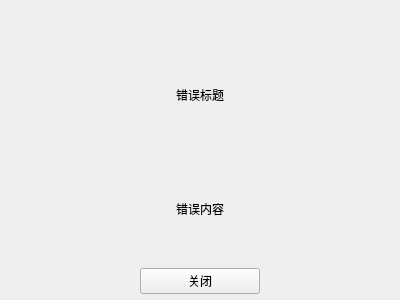
<?xml version="1.0" encoding="UTF-8"?>
<ui version="4.0">
 <class>ErrorDialog</class>
 <widget class="QDialog" name="ErrorDialog">
  <property name="geometry">
   <rect>
    <x>0</x>
    <y>0</y>
    <width>400</width>
    <height>300</height>
   </rect>
  </property>
  <property name="windowTitle">
   <string>Dialog</string>
  </property>
  <layout class="QVBoxLayout" name="verticalLayout" stretch="1,6,1">
   <property name="spacing">
    <number>0</number>
   </property>
   <property name="leftMargin">
    <number>10</number>
   </property>
   <property name="topMargin">
    <number>0</number>
   </property>
   <property name="rightMargin">
    <number>10</number>
   </property>
   <property name="bottomMargin">
    <number>0</number>
   </property>
   <item>
    <widget class="QWidget" name="widget" native="true">
     <layout class="QHBoxLayout" name="horizontalLayout" stretch="1,0,0">
      <property name="spacing">
       <number>20</number>
      </property>
      <property name="leftMargin">
       <number>0</number>
      </property>
      <property name="topMargin">
       <number>0</number>
      </property>
      <property name="rightMargin">
       <number>0</number>
      </property>
      <property name="bottomMargin">
       <number>0</number>
      </property>
      <item>
       <spacer name="horizontalSpacer">
        <property name="orientation">
         <enum>Qt::Horizontal</enum>
        </property>
        <property name="sizeHint" stdset="0">
         <size>
          <width>257</width>
          <height>20</height>
         </size>
        </property>
       </spacer>
      </item>
      <item>
       <widget class="QPushButton" name="minBtn">
        <property name="minimumSize">
         <size>
          <width>40</width>
          <height>40</height>
         </size>
        </property>
        <property name="maximumSize">
         <size>
          <width>40</width>
          <height>40</height>
         </size>
        </property>
        <property name="text">
         <string/>
        </property>
        <property name="flat">
         <bool>true</bool>
        </property>
       </widget>
      </item>
      <item>
       <widget class="QPushButton" name="closeBtn">
        <property name="minimumSize">
         <size>
          <width>40</width>
          <height>40</height>
         </size>
        </property>
        <property name="maximumSize">
         <size>
          <width>40</width>
          <height>40</height>
         </size>
        </property>
        <property name="text">
         <string/>
        </property>
        <property name="flat">
         <bool>true</bool>
        </property>
       </widget>
      </item>
     </layout>
    </widget>
   </item>
   <item>
    <widget class="QWidget" name="widget_2" native="true">
     <layout class="QVBoxLayout" name="verticalLayout_2">
      <property name="spacing">
       <number>5</number>
      </property>
      <property name="leftMargin">
       <number>0</number>
      </property>
      <property name="topMargin">
       <number>0</number>
      </property>
      <property name="rightMargin">
       <number>0</number>
      </property>
      <property name="bottomMargin">
       <number>0</number>
      </property>
      <item>
       <widget class="QLabel" name="label">
        <property name="text">
         <string>错误标题</string>
        </property>
        <property name="alignment">
         <set>Qt::AlignCenter</set>
        </property>
        <property name="wordWrap">
         <bool>true</bool>
        </property>
       </widget>
      </item>
      <item>
       <widget class="QLabel" name="label_2">
        <property name="text">
         <string>错误内容</string>
        </property>
        <property name="alignment">
         <set>Qt::AlignCenter</set>
        </property>
        <property name="wordWrap">
         <bool>true</bool>
        </property>
       </widget>
      </item>
     </layout>
    </widget>
   </item>
   <item>
    <widget class="QWidget" name="widget_3" native="true">
     <layout class="QHBoxLayout" name="horizontalLayout_2" stretch="1,1,1">
      <property name="spacing">
       <number>20</number>
      </property>
      <property name="leftMargin">
       <number>10</number>
      </property>
      <property name="topMargin">
       <number>0</number>
      </property>
      <property name="rightMargin">
       <number>10</number>
      </property>
      <property name="bottomMargin">
       <number>0</number>
      </property>
      <item>
       <spacer name="horizontalSpacer_2">
        <property name="orientation">
         <enum>Qt::Horizontal</enum>
        </property>
        <property name="sizeHint" stdset="0">
         <size>
          <width>40</width>
          <height>20</height>
         </size>
        </property>
       </spacer>
      </item>
      <item>
       <widget class="QPushButton" name="pushButton">
        <property name="text">
         <string>关闭</string>
        </property>
       </widget>
      </item>
      <item>
       <spacer name="horizontalSpacer_3">
        <property name="orientation">
         <enum>Qt::Horizontal</enum>
        </property>
        <property name="sizeHint" stdset="0">
         <size>
          <width>40</width>
          <height>20</height>
         </size>
        </property>
       </spacer>
      </item>
     </layout>
    </widget>
   </item>
  </layout>
 </widget>
 <resources/>
 <connections/>
</ui>
